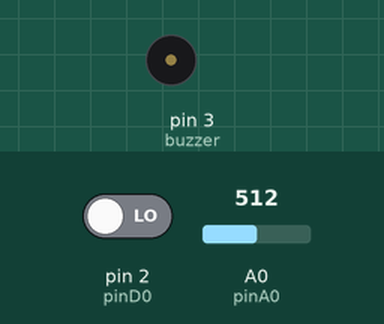
This sketch was run on a simulated Arduino Uno, built with avr-gcc and run on an emulated ATmega328P. On the bench: buzzer (waves = sounding, pin HIGH). The test bench sets the inputs (shaded band); at power-on: pin 2 (pinD0) LOW, A0 (pinA0) = 512. What the sketch prints to the serial monitor is not drawn.

Above: at 1.2 s.
1.3 s: pin 2 (pinD0) driven HIGH
At 2.0 s:
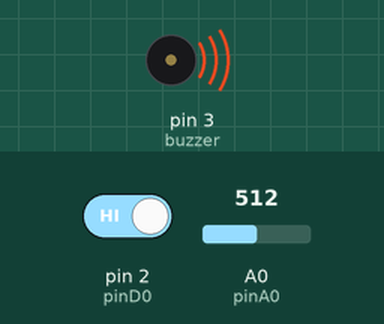
2.8 s: pin 2 (pinD0) driven LOW
At 4.3 s:
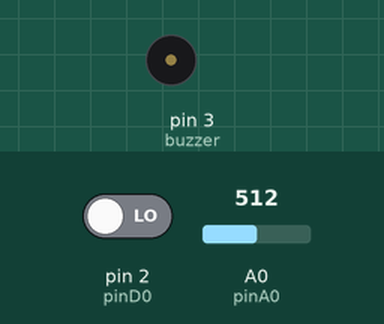
Timing chart, 0 to 5.8 s (numbered marks = the images above; inputs shaded):
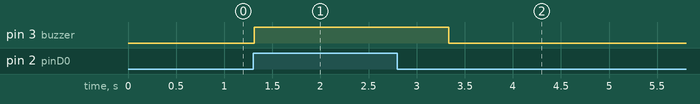

Measured:
- after the input at 1.3 s, pin 3 (buzzer): LOW → HIGH at once
- after the input at 2.8 s, pin 3 (buzzer): HIGH → LOW after 0.53 s

The sketch:

28_FlameSensor.ino
```cpp
int pinA0 = A0;
int pinD0 = 2;
int buzzer = 3;
int flameA0;
int flameD0;

void setup() {
  // put your setup code here, to run once:
  Serial.begin(9600);
  pinMode(pinA0, INPUT);
  pinMode(pinD0, INPUT);
  pinMode(buzzer, OUTPUT);
}

void loop() {
  // put your main code here, to run repeatedly:
  flameA0 = analogRead(pinA0);
  flameD0 = digitalRead(pinD0);


  //trigger on Digital D0
  if (flameD0 == 1) {
    digitalWrite(buzzer, HIGH);
    delay(2000);
  } else {
    digitalWrite(buzzer,LOW);
  }
  Serial.println(flameD0);
  /*
  //trigger on Analog A0
  if (flameA0 < 400) {
    digitalWrite(buzzer, HIGH);
//    delay(2000);
  } else {
    digitalWrite(buzzer,LOW);
  }
  Serial.println(flameA0);
  */
  delay(20);
}
```
